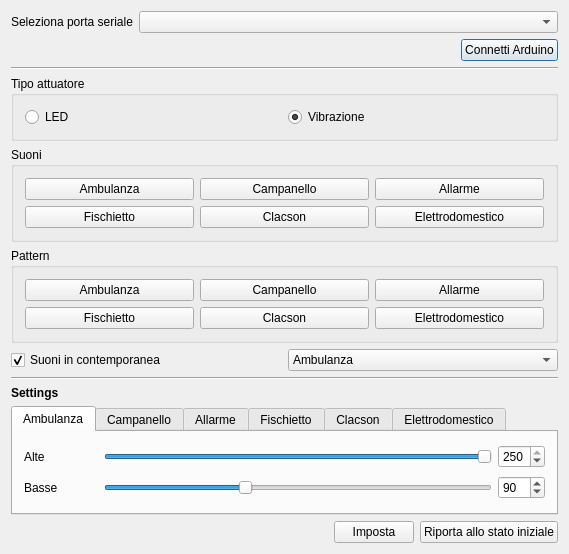
<?xml version="1.0" encoding="UTF-8"?>
<ui version="4.0">
 <class>mainwin</class>
 <widget class="QDialog" name="mainwin">
  <property name="geometry">
   <rect>
    <x>0</x>
    <y>0</y>
    <width>569</width>
    <height>554</height>
   </rect>
  </property>
  <property name="windowTitle">
   <string>Sounds and Patterns</string>
  </property>
  <layout class="QVBoxLayout" name="verticalLayout" stretch="0,0,0,0,0,0,0,0,0,0,0">
   <item>
    <layout class="QFormLayout" name="formLayout">
     <item row="0" column="0">
      <widget class="QLabel" name="label_port">
       <property name="text">
        <string>Seleziona porta seriale</string>
       </property>
       <property name="buddy">
        <cstring>comboBox</cstring>
       </property>
      </widget>
     </item>
     <item row="0" column="1">
      <widget class="QComboBox" name="comboBox"/>
     </item>
    </layout>
   </item>
   <item>
    <layout class="QHBoxLayout" name="horizontalLayout" stretch="0,0">
     <item>
      <spacer name="horizontalSpacer">
       <property name="orientation">
        <enum>Qt::Horizontal</enum>
       </property>
       <property name="sizeHint" stdset="0">
        <size>
         <width>40</width>
         <height>20</height>
        </size>
       </property>
      </spacer>
     </item>
     <item>
      <widget class="QPushButton" name="openSerial_btn">
       <property name="text">
        <string>Connetti Arduino</string>
       </property>
       <property name="flat">
        <bool>false</bool>
       </property>
      </widget>
     </item>
    </layout>
   </item>
   <item>
    <widget class="Line" name="line">
     <property name="enabled">
      <bool>true</bool>
     </property>
     <property name="orientation">
      <enum>Qt::Horizontal</enum>
     </property>
    </widget>
   </item>
   <item>
    <widget class="QGroupBox" name="box_attuatore">
     <property name="title">
      <string>Tipo attuatore</string>
     </property>
     <layout class="QHBoxLayout" name="horizontalLayout_3">
      <item>
       <widget class="QRadioButton" name="radioBtn_led">
        <property name="text">
         <string>LED</string>
        </property>
        <property name="checked">
         <bool>false</bool>
        </property>
       </widget>
      </item>
      <item>
       <widget class="QRadioButton" name="radioBtn_vibro">
        <property name="text">
         <string>Vibrazione</string>
        </property>
        <property name="checked">
         <bool>true</bool>
        </property>
       </widget>
      </item>
     </layout>
    </widget>
   </item>
   <item>
    <widget class="QGroupBox" name="box_sound">
     <property name="title">
      <string>Suoni</string>
     </property>
     <layout class="QGridLayout" name="gridLayout_2">
      <item row="0" column="0">
       <widget class="QPushButton" name="snd_btn01">
        <property name="text">
         <string>Ambulanza</string>
        </property>
        <property name="iconSize">
         <size>
          <width>56</width>
          <height>56</height>
         </size>
        </property>
       </widget>
      </item>
      <item row="0" column="1">
       <widget class="QPushButton" name="snd_btn03">
        <property name="text">
         <string>Campanello</string>
        </property>
       </widget>
      </item>
      <item row="0" column="2">
       <widget class="QPushButton" name="snd_btn02">
        <property name="text">
         <string>Allarme</string>
        </property>
       </widget>
      </item>
      <item row="1" column="0">
       <widget class="QPushButton" name="snd_btn04">
        <property name="text">
         <string>Fischietto</string>
        </property>
       </widget>
      </item>
      <item row="1" column="1">
       <widget class="QPushButton" name="snd_btn06">
        <property name="text">
         <string>Clacson</string>
        </property>
       </widget>
      </item>
      <item row="1" column="2">
       <widget class="QPushButton" name="snd_btn05">
        <property name="text">
         <string>Elettrodomestico</string>
        </property>
       </widget>
      </item>
     </layout>
    </widget>
   </item>
   <item>
    <widget class="QGroupBox" name="box_pattern">
     <property name="title">
      <string>Pattern</string>
     </property>
     <layout class="QGridLayout" name="gridLayout">
      <item row="0" column="0">
       <widget class="QPushButton" name="pattern_btn01">
        <property name="text">
         <string>Ambulanza</string>
        </property>
       </widget>
      </item>
      <item row="0" column="1">
       <widget class="QPushButton" name="pattern_btn03">
        <property name="text">
         <string>Campanello</string>
        </property>
       </widget>
      </item>
      <item row="0" column="2">
       <widget class="QPushButton" name="pattern_btn02">
        <property name="text">
         <string>Allarme</string>
        </property>
       </widget>
      </item>
      <item row="1" column="0">
       <widget class="QPushButton" name="pattern_btn04">
        <property name="text">
         <string>Fischietto</string>
        </property>
       </widget>
      </item>
      <item row="1" column="1">
       <widget class="QPushButton" name="pattern_btn06">
        <property name="text">
         <string>Clacson</string>
        </property>
       </widget>
      </item>
      <item row="1" column="2">
       <widget class="QPushButton" name="pattern_btn05">
        <property name="text">
         <string>Elettrodomestico</string>
        </property>
       </widget>
      </item>
     </layout>
    </widget>
   </item>
   <item>
    <layout class="QHBoxLayout" name="horizontalLayout_2">
     <item>
      <widget class="QCheckBox" name="checkBox">
       <property name="text">
        <string>Suoni in contemporanea</string>
       </property>
       <property name="checked">
        <bool>true</bool>
       </property>
      </widget>
     </item>
     <item>
      <widget class="QComboBox" name="comboSuoni">
       <item>
        <property name="text">
         <string>Ambulanza</string>
        </property>
       </item>
       <item>
        <property name="text">
         <string>Campanello</string>
        </property>
       </item>
       <item>
        <property name="text">
         <string>Allarme</string>
        </property>
       </item>
       <item>
        <property name="text">
         <string>Fischietto</string>
        </property>
       </item>
       <item>
        <property name="text">
         <string>Clacson</string>
        </property>
       </item>
       <item>
        <property name="text">
         <string>Elettrodomestico</string>
        </property>
       </item>
      </widget>
     </item>
    </layout>
   </item>
   <item>
    <widget class="Line" name="line_3">
     <property name="orientation">
      <enum>Qt::Horizontal</enum>
     </property>
    </widget>
   </item>
   <item>
    <widget class="QLabel" name="label_14">
     <property name="text">
      <string>&lt;html&gt;&lt;head/&gt;&lt;body&gt;&lt;p&gt;&lt;span style=&quot; font-weight:600;&quot;&gt;Settings&lt;/span&gt;&lt;/p&gt;&lt;/body&gt;&lt;/html&gt;</string>
     </property>
    </widget>
   </item>
   <item>
    <widget class="QTabWidget" name="tabWidget">
     <property name="currentIndex">
      <number>0</number>
     </property>
     <widget class="QWidget" name="tab01">
      <attribute name="title">
       <string>Ambulanza</string>
      </attribute>
      <layout class="QGridLayout" name="gridLayout_3">
       <item row="0" column="0">
        <widget class="QLabel" name="label_alte">
         <property name="text">
          <string>Alte</string>
         </property>
         <property name="buddy">
          <cstring>slider_alte</cstring>
         </property>
        </widget>
       </item>
       <item row="0" column="1">
        <spacer name="horizontalSpacer_7">
         <property name="orientation">
          <enum>Qt::Horizontal</enum>
         </property>
         <property name="sizeType">
          <enum>QSizePolicy::Minimum</enum>
         </property>
         <property name="sizeHint" stdset="0">
          <size>
           <width>40</width>
           <height>20</height>
          </size>
         </property>
        </spacer>
       </item>
       <item row="0" column="2">
        <widget class="QSlider" name="slider_alte">
         <property name="maximum">
          <number>250</number>
         </property>
         <property name="value">
          <number>250</number>
         </property>
         <property name="orientation">
          <enum>Qt::Horizontal</enum>
         </property>
        </widget>
       </item>
       <item row="0" column="3">
        <widget class="QSpinBox" name="spinBox_alte">
         <property name="maximum">
          <number>250</number>
         </property>
         <property name="value">
          <number>250</number>
         </property>
        </widget>
       </item>
       <item row="1" column="0">
        <widget class="QLabel" name="label_basse">
         <property name="text">
          <string>Basse</string>
         </property>
        </widget>
       </item>
       <item row="1" column="2">
        <widget class="QSlider" name="slider_basse">
         <property name="maximum">
          <number>250</number>
         </property>
         <property name="value">
          <number>90</number>
         </property>
         <property name="orientation">
          <enum>Qt::Horizontal</enum>
         </property>
        </widget>
       </item>
       <item row="1" column="3">
        <widget class="QSpinBox" name="spinBox_basse">
         <property name="maximum">
          <number>250</number>
         </property>
         <property name="value">
          <number>90</number>
         </property>
        </widget>
       </item>
      </layout>
     </widget>
     <widget class="QWidget" name="tab02">
      <attribute name="title">
       <string>Campanello</string>
      </attribute>
      <layout class="QGridLayout" name="gridLayout_4">
       <item row="0" column="0">
        <widget class="QLabel" name="label_alte_2">
         <property name="text">
          <string>Alte</string>
         </property>
         <property name="buddy">
          <cstring>slider_alte</cstring>
         </property>
        </widget>
       </item>
       <item row="0" column="1">
        <spacer name="horizontalSpacer_9">
         <property name="orientation">
          <enum>Qt::Horizontal</enum>
         </property>
         <property name="sizeType">
          <enum>QSizePolicy::Minimum</enum>
         </property>
         <property name="sizeHint" stdset="0">
          <size>
           <width>40</width>
           <height>20</height>
          </size>
         </property>
        </spacer>
       </item>
       <item row="0" column="2">
        <widget class="QSlider" name="slider_alte_2">
         <property name="maximum">
          <number>250</number>
         </property>
         <property name="value">
          <number>250</number>
         </property>
         <property name="orientation">
          <enum>Qt::Horizontal</enum>
         </property>
        </widget>
       </item>
       <item row="0" column="3">
        <widget class="QSpinBox" name="spinBox_alte_2">
         <property name="maximum">
          <number>250</number>
         </property>
         <property name="value">
          <number>250</number>
         </property>
        </widget>
       </item>
       <item row="1" column="0">
        <widget class="QLabel" name="label_basse_2">
         <property name="text">
          <string>Basse</string>
         </property>
        </widget>
       </item>
       <item row="1" column="2">
        <widget class="QSlider" name="slider_basse_2">
         <property name="maximum">
          <number>250</number>
         </property>
         <property name="value">
          <number>60</number>
         </property>
         <property name="orientation">
          <enum>Qt::Horizontal</enum>
         </property>
        </widget>
       </item>
       <item row="1" column="3">
        <widget class="QSpinBox" name="spinBox_basse_2">
         <property name="maximum">
          <number>250</number>
         </property>
         <property name="value">
          <number>60</number>
         </property>
        </widget>
       </item>
      </layout>
     </widget>
     <widget class="QWidget" name="tab03">
      <attribute name="title">
       <string>Allarme</string>
      </attribute>
      <layout class="QGridLayout" name="gridLayout_5">
       <item row="0" column="0">
        <widget class="QLabel" name="label_alte_3">
         <property name="text">
          <string>Alte</string>
         </property>
         <property name="buddy">
          <cstring>slider_alte</cstring>
         </property>
        </widget>
       </item>
       <item row="0" column="1">
        <spacer name="horizontalSpacer_10">
         <property name="orientation">
          <enum>Qt::Horizontal</enum>
         </property>
         <property name="sizeType">
          <enum>QSizePolicy::Minimum</enum>
         </property>
         <property name="sizeHint" stdset="0">
          <size>
           <width>40</width>
           <height>20</height>
          </size>
         </property>
        </spacer>
       </item>
       <item row="0" column="2">
        <widget class="QSlider" name="slider_alte_3">
         <property name="maximum">
          <number>250</number>
         </property>
         <property name="value">
          <number>250</number>
         </property>
         <property name="sliderPosition">
          <number>250</number>
         </property>
         <property name="orientation">
          <enum>Qt::Horizontal</enum>
         </property>
        </widget>
       </item>
       <item row="0" column="3">
        <widget class="QSpinBox" name="spinBox_alte_3">
         <property name="maximum">
          <number>250</number>
         </property>
         <property name="value">
          <number>250</number>
         </property>
        </widget>
       </item>
       <item row="1" column="0">
        <widget class="QLabel" name="label_basse_3">
         <property name="text">
          <string>Basse</string>
         </property>
        </widget>
       </item>
       <item row="1" column="2">
        <widget class="QSlider" name="slider_basse_3">
         <property name="maximum">
          <number>250</number>
         </property>
         <property name="value">
          <number>50</number>
         </property>
         <property name="orientation">
          <enum>Qt::Horizontal</enum>
         </property>
        </widget>
       </item>
       <item row="1" column="3">
        <widget class="QSpinBox" name="spinBox_basse_3">
         <property name="maximum">
          <number>250</number>
         </property>
         <property name="value">
          <number>50</number>
         </property>
        </widget>
       </item>
      </layout>
     </widget>
     <widget class="QWidget" name="tab04">
      <attribute name="title">
       <string>Fischietto</string>
      </attribute>
      <layout class="QGridLayout" name="gridLayout_6">
       <item row="0" column="0">
        <widget class="QLabel" name="label_alte_4">
         <property name="text">
          <string>Alte</string>
         </property>
         <property name="buddy">
          <cstring>slider_alte</cstring>
         </property>
        </widget>
       </item>
       <item row="0" column="1">
        <spacer name="horizontalSpacer_11">
         <property name="orientation">
          <enum>Qt::Horizontal</enum>
         </property>
         <property name="sizeType">
          <enum>QSizePolicy::Minimum</enum>
         </property>
         <property name="sizeHint" stdset="0">
          <size>
           <width>40</width>
           <height>20</height>
          </size>
         </property>
        </spacer>
       </item>
       <item row="0" column="2">
        <widget class="QSlider" name="slider_alte_4">
         <property name="maximum">
          <number>250</number>
         </property>
         <property name="value">
          <number>250</number>
         </property>
         <property name="orientation">
          <enum>Qt::Horizontal</enum>
         </property>
        </widget>
       </item>
       <item row="0" column="3">
        <widget class="QSpinBox" name="spinBox_alte_4">
         <property name="maximum">
          <number>250</number>
         </property>
         <property name="value">
          <number>250</number>
         </property>
        </widget>
       </item>
       <item row="1" column="0">
        <widget class="QLabel" name="label_basse_4">
         <property name="text">
          <string>Basse</string>
         </property>
        </widget>
       </item>
       <item row="1" column="2">
        <widget class="QSlider" name="slider_basse_4">
         <property name="maximum">
          <number>250</number>
         </property>
         <property name="value">
          <number>100</number>
         </property>
         <property name="orientation">
          <enum>Qt::Horizontal</enum>
         </property>
        </widget>
       </item>
       <item row="1" column="3">
        <widget class="QSpinBox" name="spinBox_basse_4">
         <property name="maximum">
          <number>250</number>
         </property>
         <property name="value">
          <number>100</number>
         </property>
        </widget>
       </item>
      </layout>
     </widget>
     <widget class="QWidget" name="tab05">
      <attribute name="title">
       <string>Clacson</string>
      </attribute>
      <layout class="QGridLayout" name="gridLayout_7">
       <item row="0" column="0">
        <widget class="QLabel" name="label_alte_5">
         <property name="text">
          <string>Alte</string>
         </property>
         <property name="buddy">
          <cstring>slider_alte</cstring>
         </property>
        </widget>
       </item>
       <item row="0" column="1">
        <spacer name="horizontalSpacer_12">
         <property name="orientation">
          <enum>Qt::Horizontal</enum>
         </property>
         <property name="sizeType">
          <enum>QSizePolicy::Minimum</enum>
         </property>
         <property name="sizeHint" stdset="0">
          <size>
           <width>40</width>
           <height>20</height>
          </size>
         </property>
        </spacer>
       </item>
       <item row="0" column="2">
        <widget class="QSlider" name="slider_alte_5">
         <property name="maximum">
          <number>250</number>
         </property>
         <property name="value">
          <number>250</number>
         </property>
         <property name="orientation">
          <enum>Qt::Horizontal</enum>
         </property>
        </widget>
       </item>
       <item row="0" column="3">
        <widget class="QSpinBox" name="spinBox_alte_5">
         <property name="maximum">
          <number>250</number>
         </property>
         <property name="value">
          <number>250</number>
         </property>
        </widget>
       </item>
      </layout>
     </widget>
     <widget class="QWidget" name="tab06">
      <attribute name="title">
       <string>Elettrodomestico</string>
      </attribute>
      <layout class="QGridLayout" name="gridLayout_8">
       <item row="0" column="0">
        <widget class="QLabel" name="label_alte_6">
         <property name="text">
          <string>Alte</string>
         </property>
         <property name="buddy">
          <cstring>slider_alte</cstring>
         </property>
        </widget>
       </item>
       <item row="0" column="1">
        <spacer name="horizontalSpacer_13">
         <property name="orientation">
          <enum>Qt::Horizontal</enum>
         </property>
         <property name="sizeType">
          <enum>QSizePolicy::Minimum</enum>
         </property>
         <property name="sizeHint" stdset="0">
          <size>
           <width>40</width>
           <height>20</height>
          </size>
         </property>
        </spacer>
       </item>
       <item row="0" column="2">
        <widget class="QSlider" name="slider_alte_6">
         <property name="maximum">
          <number>250</number>
         </property>
         <property name="value">
          <number>200</number>
         </property>
         <property name="orientation">
          <enum>Qt::Horizontal</enum>
         </property>
        </widget>
       </item>
       <item row="0" column="3">
        <widget class="QSpinBox" name="spinBox_alte_6">
         <property name="maximum">
          <number>250</number>
         </property>
         <property name="value">
          <number>200</number>
         </property>
        </widget>
       </item>
      </layout>
     </widget>
    </widget>
   </item>
   <item>
    <layout class="QHBoxLayout" name="horizontalLayout_4">
     <item>
      <spacer name="horizontalSpacer_8">
       <property name="orientation">
        <enum>Qt::Horizontal</enum>
       </property>
       <property name="sizeHint" stdset="0">
        <size>
         <width>40</width>
         <height>20</height>
        </size>
       </property>
      </spacer>
     </item>
     <item>
      <widget class="QPushButton" name="set_btn">
       <property name="text">
        <string>Imposta</string>
       </property>
      </widget>
     </item>
     <item>
      <widget class="QPushButton" name="reset_btn">
       <property name="text">
        <string>Riporta allo stato iniziale</string>
       </property>
      </widget>
     </item>
    </layout>
   </item>
  </layout>
 </widget>
 <layoutdefault spacing="6" margin="11"/>
 <resources/>
 <connections>
  <connection>
   <sender>slider_alte</sender>
   <signal>valueChanged(int)</signal>
   <receiver>spinBox_alte</receiver>
   <slot>setValue(int)</slot>
   <hints>
    <hint type="sourcelabel">
     <x>480</x>
     <y>454</y>
    </hint>
    <hint type="destinationlabel">
     <x>519</x>
     <y>462</y>
    </hint>
   </hints>
  </connection>
  <connection>
   <sender>slider_basse</sender>
   <signal>valueChanged(int)</signal>
   <receiver>spinBox_basse</receiver>
   <slot>setValue(int)</slot>
   <hints>
    <hint type="sourcelabel">
     <x>261</x>
     <y>493</y>
    </hint>
    <hint type="destinationlabel">
     <x>513</x>
     <y>493</y>
    </hint>
   </hints>
  </connection>
  <connection>
   <sender>spinBox_alte</sender>
   <signal>valueChanged(int)</signal>
   <receiver>slider_alte</receiver>
   <slot>setValue(int)</slot>
   <hints>
    <hint type="sourcelabel">
     <x>515</x>
     <y>451</y>
    </hint>
    <hint type="destinationlabel">
     <x>296</x>
     <y>453</y>
    </hint>
   </hints>
  </connection>
  <connection>
   <sender>spinBox_basse</sender>
   <signal>valueChanged(int)</signal>
   <receiver>slider_basse</receiver>
   <slot>setValue(int)</slot>
   <hints>
    <hint type="sourcelabel">
     <x>527</x>
     <y>478</y>
    </hint>
    <hint type="destinationlabel">
     <x>299</x>
     <y>483</y>
    </hint>
   </hints>
  </connection>
  <connection>
   <sender>slider_alte_2</sender>
   <signal>valueChanged(int)</signal>
   <receiver>spinBox_alte_2</receiver>
   <slot>setValue(int)</slot>
   <hints>
    <hint type="sourcelabel">
     <x>234</x>
     <y>461</y>
    </hint>
    <hint type="destinationlabel">
     <x>505</x>
     <y>457</y>
    </hint>
   </hints>
  </connection>
  <connection>
   <sender>slider_basse_2</sender>
   <signal>valueChanged(int)</signal>
   <receiver>spinBox_basse_2</receiver>
   <slot>setValue(int)</slot>
   <hints>
    <hint type="sourcelabel">
     <x>353</x>
     <y>487</y>
    </hint>
    <hint type="destinationlabel">
     <x>514</x>
     <y>492</y>
    </hint>
   </hints>
  </connection>
  <connection>
   <sender>spinBox_alte_2</sender>
   <signal>valueChanged(int)</signal>
   <receiver>slider_alte_2</receiver>
   <slot>setValue(int)</slot>
   <hints>
    <hint type="sourcelabel">
     <x>510</x>
     <y>449</y>
    </hint>
    <hint type="destinationlabel">
     <x>328</x>
     <y>460</y>
    </hint>
   </hints>
  </connection>
  <connection>
   <sender>spinBox_basse_2</sender>
   <signal>valueChanged(int)</signal>
   <receiver>slider_basse_2</receiver>
   <slot>setValue(int)</slot>
   <hints>
    <hint type="sourcelabel">
     <x>510</x>
     <y>481</y>
    </hint>
    <hint type="destinationlabel">
     <x>304</x>
     <y>489</y>
    </hint>
   </hints>
  </connection>
  <connection>
   <sender>slider_alte_3</sender>
   <signal>valueChanged(int)</signal>
   <receiver>spinBox_alte_3</receiver>
   <slot>setValue(int)</slot>
   <hints>
    <hint type="sourcelabel">
     <x>436</x>
     <y>458</y>
    </hint>
    <hint type="destinationlabel">
     <x>514</x>
     <y>456</y>
    </hint>
   </hints>
  </connection>
  <connection>
   <sender>slider_basse_3</sender>
   <signal>valueChanged(int)</signal>
   <receiver>spinBox_basse_3</receiver>
   <slot>setValue(int)</slot>
   <hints>
    <hint type="sourcelabel">
     <x>423</x>
     <y>489</y>
    </hint>
    <hint type="destinationlabel">
     <x>511</x>
     <y>494</y>
    </hint>
   </hints>
  </connection>
  <connection>
   <sender>spinBox_alte_3</sender>
   <signal>valueChanged(int)</signal>
   <receiver>slider_alte_3</receiver>
   <slot>setValue(int)</slot>
   <hints>
    <hint type="sourcelabel">
     <x>525</x>
     <y>465</y>
    </hint>
    <hint type="destinationlabel">
     <x>334</x>
     <y>452</y>
    </hint>
   </hints>
  </connection>
  <connection>
   <sender>spinBox_basse_3</sender>
   <signal>valueChanged(int)</signal>
   <receiver>slider_basse_3</receiver>
   <slot>setValue(int)</slot>
   <hints>
    <hint type="sourcelabel">
     <x>530</x>
     <y>481</y>
    </hint>
    <hint type="destinationlabel">
     <x>329</x>
     <y>488</y>
    </hint>
   </hints>
  </connection>
  <connection>
   <sender>slider_alte_4</sender>
   <signal>valueChanged(int)</signal>
   <receiver>spinBox_alte_4</receiver>
   <slot>setValue(int)</slot>
   <hints>
    <hint type="sourcelabel">
     <x>364</x>
     <y>461</y>
    </hint>
    <hint type="destinationlabel">
     <x>531</x>
     <y>453</y>
    </hint>
   </hints>
  </connection>
  <connection>
   <sender>slider_basse_4</sender>
   <signal>valueChanged(int)</signal>
   <receiver>spinBox_basse_4</receiver>
   <slot>setValue(int)</slot>
   <hints>
    <hint type="sourcelabel">
     <x>413</x>
     <y>490</y>
    </hint>
    <hint type="destinationlabel">
     <x>521</x>
     <y>489</y>
    </hint>
   </hints>
  </connection>
  <connection>
   <sender>spinBox_alte_4</sender>
   <signal>valueChanged(int)</signal>
   <receiver>slider_alte_4</receiver>
   <slot>setValue(int)</slot>
   <hints>
    <hint type="sourcelabel">
     <x>527</x>
     <y>462</y>
    </hint>
    <hint type="destinationlabel">
     <x>328</x>
     <y>453</y>
    </hint>
   </hints>
  </connection>
  <connection>
   <sender>spinBox_basse_4</sender>
   <signal>valueChanged(int)</signal>
   <receiver>slider_basse_4</receiver>
   <slot>setValue(int)</slot>
   <hints>
    <hint type="sourcelabel">
     <x>505</x>
     <y>496</y>
    </hint>
    <hint type="destinationlabel">
     <x>327</x>
     <y>490</y>
    </hint>
   </hints>
  </connection>
  <connection>
   <sender>slider_alte_5</sender>
   <signal>valueChanged(int)</signal>
   <receiver>spinBox_alte_5</receiver>
   <slot>setValue(int)</slot>
   <hints>
    <hint type="sourcelabel">
     <x>364</x>
     <y>464</y>
    </hint>
    <hint type="destinationlabel">
     <x>507</x>
     <y>458</y>
    </hint>
   </hints>
  </connection>
  <connection>
   <sender>spinBox_alte_5</sender>
   <signal>valueChanged(int)</signal>
   <receiver>slider_alte_5</receiver>
   <slot>setValue(int)</slot>
   <hints>
    <hint type="sourcelabel">
     <x>519</x>
     <y>450</y>
    </hint>
    <hint type="destinationlabel">
     <x>299</x>
     <y>464</y>
    </hint>
   </hints>
  </connection>
  <connection>
   <sender>slider_alte_6</sender>
   <signal>valueChanged(int)</signal>
   <receiver>spinBox_alte_6</receiver>
   <slot>setValue(int)</slot>
   <hints>
    <hint type="sourcelabel">
     <x>410</x>
     <y>454</y>
    </hint>
    <hint type="destinationlabel">
     <x>520</x>
     <y>456</y>
    </hint>
   </hints>
  </connection>
  <connection>
   <sender>spinBox_alte_6</sender>
   <signal>valueChanged(int)</signal>
   <receiver>slider_alte_6</receiver>
   <slot>setValue(int)</slot>
   <hints>
    <hint type="sourcelabel">
     <x>517</x>
     <y>462</y>
    </hint>
    <hint type="destinationlabel">
     <x>338</x>
     <y>454</y>
    </hint>
   </hints>
  </connection>
 </connections>
</ui>
